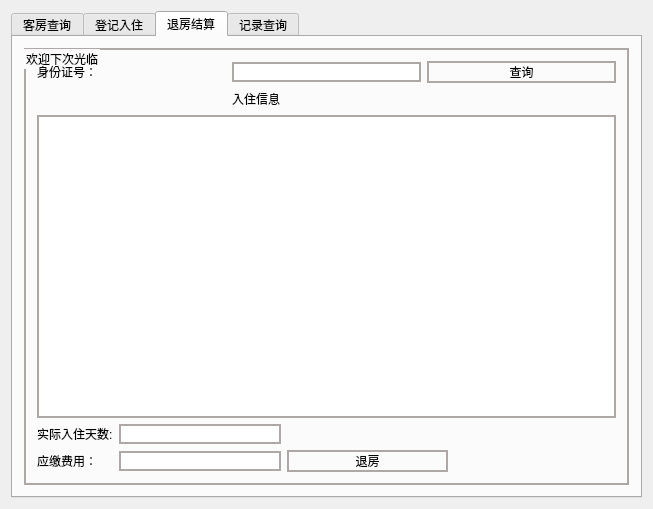
<?xml version="1.0" encoding="UTF-8"?>
<ui version="4.0">
 <class>MainWindow</class>
 <widget class="QMainWindow" name="MainWindow">
  <property name="geometry">
   <rect>
    <x>0</x>
    <y>0</y>
    <width>653</width>
    <height>509</height>
   </rect>
  </property>
  <property name="windowTitle">
   <string>MainWindow</string>
  </property>
  <widget class="QWidget" name="centralWidget">
   <layout class="QVBoxLayout" name="verticalLayout">
    <item>
     <widget class="QTabWidget" name="tabWidget">
      <property name="currentIndex">
       <number>2</number>
      </property>
      <widget class="QWidget" name="tab1">
       <attribute name="title">
        <string>客房查询</string>
       </attribute>
       <layout class="QGridLayout" name="gridLayout_8">
        <item row="0" column="0">
         <layout class="QVBoxLayout" name="verticalLayout_2">
          <item>
           <layout class="QHBoxLayout" name="horizontalLayout">
            <item>
             <widget class="QLabel" name="label">
              <property name="text">
               <string>今
日
房
价</string>
              </property>
             </widget>
            </item>
            <item>
             <widget class="QTableView" name="tvPriceInfo">
              <property name="enabled">
               <bool>true</bool>
              </property>
             </widget>
            </item>
           </layout>
          </item>
          <item>
           <layout class="QGridLayout" name="gridLayout_3">
            <item row="1" column="2" rowspan="2">
             <spacer name="verticalSpacer">
              <property name="orientation">
               <enum>Qt::Vertical</enum>
              </property>
              <property name="sizeHint" stdset="0">
               <size>
                <width>17</width>
                <height>108</height>
               </size>
              </property>
             </spacer>
            </item>
            <item row="0" column="2">
             <widget class="QLabel" name="label_2">
              <property name="text">
               <string>房
间
信
息
表</string>
              </property>
             </widget>
            </item>
            <item row="0" column="0" rowspan="3">
             <spacer name="verticalSpacer_2">
              <property name="orientation">
               <enum>Qt::Vertical</enum>
              </property>
              <property name="sizeHint" stdset="0">
               <size>
                <width>17</width>
                <height>188</height>
               </size>
              </property>
             </spacer>
            </item>
            <item row="0" column="1" rowspan="3">
             <widget class="QGroupBox" name="groupBox">
              <property name="styleSheet">
               <string notr="true">border :2px solid gray;</string>
              </property>
              <property name="title">
               <string>房间类型</string>
              </property>
              <property name="checkable">
               <bool>false</bool>
              </property>
              <layout class="QGridLayout" name="gridLayout_2">
               <item row="0" column="0">
                <layout class="QGridLayout" name="gridLayout">
                 <item row="3" column="0">
                  <widget class="QRadioButton" name="rb4">
                   <property name="font">
                    <font>
                     <stylestrategy>NoAntialias</stylestrategy>
                    </font>
                   </property>
                   <property name="focusPolicy">
                    <enum>Qt::NoFocus</enum>
                   </property>
                   <property name="autoFillBackground">
                    <bool>false</bool>
                   </property>
                   <property name="styleSheet">
                    <string notr="true">border :0px ;</string>
                   </property>
                   <property name="text">
                    <string>标准双人间</string>
                   </property>
                  </widget>
                 </item>
                 <item row="6" column="0">
                  <widget class="QRadioButton" name="rb5">
                   <property name="styleSheet">
                    <string notr="true">border :0px ;</string>
                   </property>
                   <property name="text">
                    <string>豪华双人间</string>
                   </property>
                  </widget>
                 </item>
                 <item row="1" column="0">
                  <widget class="QRadioButton" name="rb2">
                   <property name="styleSheet">
                    <string notr="true">border :0px ;</string>
                   </property>
                   <property name="text">
                    <string>豪华单人间</string>
                   </property>
                  </widget>
                 </item>
                 <item row="2" column="0">
                  <widget class="QRadioButton" name="rb3">
                   <property name="styleSheet">
                    <string notr="true">border :0px ;</string>
                   </property>
                   <property name="text">
                    <string>标准单人间</string>
                   </property>
                  </widget>
                 </item>
                 <item row="7" column="0">
                  <widget class="QRadioButton" name="rb6">
                   <property name="styleSheet">
                    <string notr="true">border :0px ;</string>
                   </property>
                   <property name="text">
                    <string>总统套房 </string>
                   </property>
                  </widget>
                 </item>
                 <item row="0" column="0">
                  <widget class="QRadioButton" name="rb1">
                   <property name="styleSheet">
                    <string notr="true">border :0px ;</string>
                   </property>
                   <property name="text">
                    <string>商务套房 </string>
                   </property>
                  </widget>
                 </item>
                </layout>
               </item>
              </layout>
             </widget>
            </item>
            <item row="0" column="3" rowspan="3">
             <widget class="QTableView" name="tvRoomInfo"/>
            </item>
           </layout>
          </item>
         </layout>
        </item>
       </layout>
      </widget>
      <widget class="QWidget" name="tab2">
       <attribute name="title">
        <string>登记入住</string>
       </attribute>
       <widget class="QGroupBox" name="groupBox_2">
        <property name="geometry">
         <rect>
          <x>110</x>
          <y>30</y>
          <width>361</width>
          <height>271</height>
         </rect>
        </property>
        <property name="styleSheet">
         <string notr="true">border: 2px solid gray;</string>
        </property>
        <property name="title">
         <string>信息填写</string>
        </property>
        <layout class="QGridLayout" name="gridLayout_5">
         <item row="0" column="0" colspan="2">
          <layout class="QGridLayout" name="gridLayout_4">
           <item row="0" column="0">
            <widget class="QLabel" name="label_3">
             <property name="styleSheet">
              <string notr="true">border :0px ;</string>
             </property>
             <property name="text">
              <string>身份证号：</string>
             </property>
            </widget>
           </item>
           <item row="0" column="1" colspan="2">
            <widget class="QLineEdit" name="leID">
             <property name="styleSheet">
              <string notr="true">border :0px ;</string>
             </property>
             <property name="echoMode">
              <enum>QLineEdit::Normal</enum>
             </property>
            </widget>
           </item>
           <item row="1" column="0">
            <widget class="QLabel" name="label_4">
             <property name="styleSheet">
              <string notr="true">border :0px ;</string>
             </property>
             <property name="text">
              <string>姓          名：</string>
             </property>
            </widget>
           </item>
           <item row="1" column="1" colspan="2">
            <widget class="QLineEdit" name="leUserName">
             <property name="styleSheet">
              <string notr="true">border :0px ;</string>
             </property>
            </widget>
           </item>
           <item row="2" column="0">
            <widget class="QLabel" name="label_5">
             <property name="styleSheet">
              <string notr="true">border :0px ;</string>
             </property>
             <property name="text">
              <string>房  间   号：</string>
             </property>
            </widget>
           </item>
           <item row="2" column="1">
            <widget class="QLineEdit" name="leRoomID">
             <property name="styleSheet">
              <string notr="true">border :0px ;</string>
             </property>
            </widget>
           </item>
           <item row="2" column="2">
            <spacer name="horizontalSpacer_4">
             <property name="orientation">
              <enum>Qt::Horizontal</enum>
             </property>
             <property name="sizeHint" stdset="0">
              <size>
               <width>40</width>
               <height>20</height>
              </size>
             </property>
            </spacer>
           </item>
           <item row="3" column="0">
            <widget class="QLabel" name="label_6">
             <property name="styleSheet">
              <string notr="true">border :0px ;</string>
             </property>
             <property name="text">
              <string>入住天数：</string>
             </property>
            </widget>
           </item>
           <item row="3" column="1">
            <widget class="QLineEdit" name="leNumOfNig">
             <property name="enabled">
              <bool>true</bool>
             </property>
             <property name="styleSheet">
              <string notr="true">border :0px ;</string>
             </property>
            </widget>
           </item>
           <item row="3" column="2">
            <spacer name="horizontalSpacer_3">
             <property name="orientation">
              <enum>Qt::Horizontal</enum>
             </property>
             <property name="sizeHint" stdset="0">
              <size>
               <width>40</width>
               <height>20</height>
              </size>
             </property>
            </spacer>
           </item>
          </layout>
         </item>
         <item row="1" column="0">
          <widget class="QPushButton" name="pbSubmit">
           <property name="styleSheet">
            <string notr="true"/>
           </property>
           <property name="text">
            <string>确定</string>
           </property>
           <property name="flat">
            <bool>false</bool>
           </property>
          </widget>
         </item>
         <item row="1" column="1">
          <widget class="QPushButton" name="pbCancle">
           <property name="styleSheet">
            <string notr="true"/>
           </property>
           <property name="text">
            <string>取消</string>
           </property>
          </widget>
         </item>
        </layout>
       </widget>
      </widget>
      <widget class="QWidget" name="tab3">
       <attribute name="title">
        <string>退房结算</string>
       </attribute>
       <layout class="QGridLayout" name="gridLayout_6">
        <item row="0" column="0">
         <widget class="QGroupBox" name="groupBox_3">
          <property name="enabled">
           <bool>true</bool>
          </property>
          <property name="styleSheet">
           <string notr="true">border: 2px solid;
border-color: rgb(173, 168, 166);</string>
          </property>
          <property name="title">
           <string>欢迎下次光临</string>
          </property>
          <property name="flat">
           <bool>false</bool>
          </property>
          <property name="checkable">
           <bool>false</bool>
          </property>
          <layout class="QGridLayout" name="gridLayout_13">
           <item row="0" column="0">
            <layout class="QGridLayout" name="gridLayout_12">
             <item row="0" column="0">
              <layout class="QGridLayout" name="gridLayout_11">
               <item row="0" column="0">
                <widget class="QLabel" name="label_7">
                 <property name="styleSheet">
                  <string notr="true">border :0px ;</string>
                 </property>
                 <property name="text">
                  <string>身份证号： </string>
                 </property>
                </widget>
               </item>
               <item row="0" column="1">
                <widget class="QLineEdit" name="leOut_ID"/>
               </item>
               <item row="0" column="2">
                <widget class="QPushButton" name="pbOut_Search">
                 <property name="text">
                  <string>查询</string>
                 </property>
                </widget>
               </item>
               <item row="1" column="0">
                <spacer name="horizontalSpacer_5">
                 <property name="orientation">
                  <enum>Qt::Horizontal</enum>
                 </property>
                 <property name="sizeHint" stdset="0">
                  <size>
                   <width>68</width>
                   <height>20</height>
                  </size>
                 </property>
                </spacer>
               </item>
               <item row="1" column="1">
                <widget class="QLabel" name="label_8">
                 <property name="styleSheet">
                  <string notr="true">border :0px ;</string>
                 </property>
                 <property name="text">
                  <string>入住信息</string>
                 </property>
                </widget>
               </item>
               <item row="1" column="2">
                <spacer name="horizontalSpacer_8">
                 <property name="orientation">
                  <enum>Qt::Horizontal</enum>
                 </property>
                 <property name="sizeHint" stdset="0">
                  <size>
                   <width>108</width>
                   <height>20</height>
                  </size>
                 </property>
                </spacer>
               </item>
              </layout>
             </item>
             <item row="1" column="0">
              <layout class="QGridLayout" name="gridLayout_7">
               <item row="0" column="0" colspan="4">
                <widget class="QTableView" name="tvQuery"/>
               </item>
               <item row="1" column="0">
                <widget class="QLabel" name="label_9">
                 <property name="styleSheet">
                  <string notr="true">border :0px ;</string>
                 </property>
                 <property name="text">
                  <string>实际入住天数:</string>
                 </property>
                </widget>
               </item>
               <item row="1" column="1">
                <widget class="QLineEdit" name="leRealdate"/>
               </item>
               <item row="1" column="2">
                <spacer name="horizontalSpacer_10">
                 <property name="orientation">
                  <enum>Qt::Horizontal</enum>
                 </property>
                 <property name="sizeHint" stdset="0">
                  <size>
                   <width>108</width>
                   <height>20</height>
                  </size>
                 </property>
                </spacer>
               </item>
               <item row="1" column="3">
                <spacer name="horizontalSpacer_11">
                 <property name="orientation">
                  <enum>Qt::Horizontal</enum>
                 </property>
                 <property name="sizeHint" stdset="0">
                  <size>
                   <width>98</width>
                   <height>20</height>
                  </size>
                 </property>
                </spacer>
               </item>
               <item row="2" column="0">
                <widget class="QLabel" name="label_10">
                 <property name="styleSheet">
                  <string notr="true">border :0px ;</string>
                 </property>
                 <property name="text">
                  <string>应缴费用：</string>
                 </property>
                </widget>
               </item>
               <item row="2" column="1">
                <widget class="QLineEdit" name="lePay"/>
               </item>
               <item row="2" column="2">
                <widget class="QPushButton" name="pbCheckout">
                 <property name="text">
                  <string>退房</string>
                 </property>
                </widget>
               </item>
               <item row="2" column="3">
                <spacer name="horizontalSpacer_12">
                 <property name="orientation">
                  <enum>Qt::Horizontal</enum>
                 </property>
                 <property name="sizeHint" stdset="0">
                  <size>
                   <width>88</width>
                   <height>20</height>
                  </size>
                 </property>
                </spacer>
               </item>
              </layout>
             </item>
            </layout>
           </item>
          </layout>
         </widget>
        </item>
       </layout>
      </widget>
      <widget class="QWidget" name="tab4">
       <attribute name="title">
        <string>记录查询</string>
       </attribute>
       <layout class="QGridLayout" name="gridLayout_10">
        <item row="0" column="0">
         <widget class="QTableView" name="tvCheckin"/>
        </item>
        <item row="1" column="0">
         <widget class="QTableView" name="tvCheckout"/>
        </item>
       </layout>
      </widget>
     </widget>
    </item>
   </layout>
  </widget>
 </widget>
 <layoutdefault spacing="6" margin="11"/>
 <resources/>
 <connections/>
</ui>
